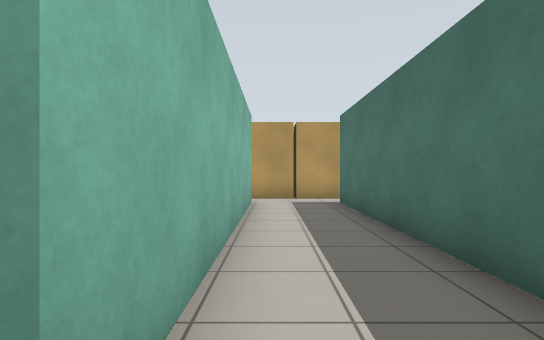
View 1 (above)

24 first-person views from a walk through a Gazebo world. The camera is 0.94 m above the floor, looks level and sees 80° across. The floor is counted in squares, 1 m on a side. Each view is taken from the middle of a square. On the plan, view 1 faces up. The plan holds only what a view shows up to about 12 squares ahead; the rest is blank. The place goes on beyond the plan. Simple patterns stand in for the simulator's built-in surfaces.

View 2
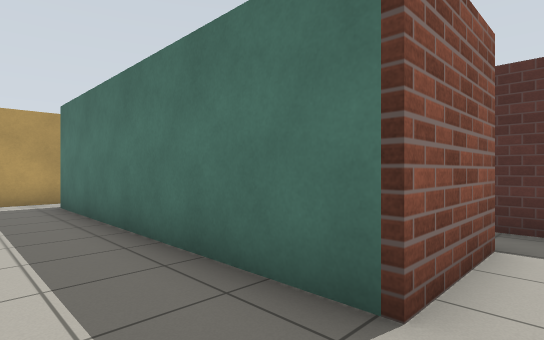

View 3
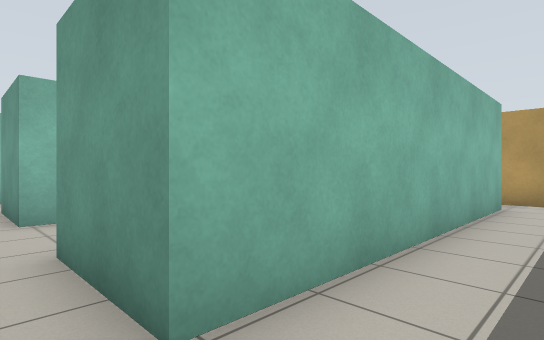

View 4
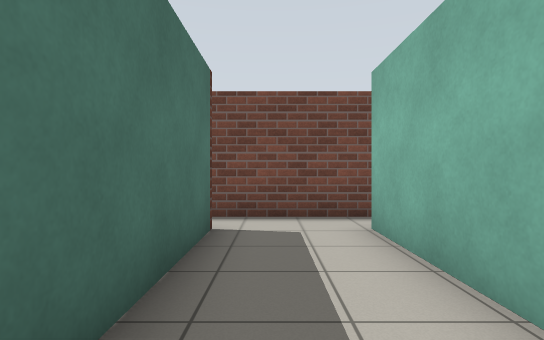

View 5
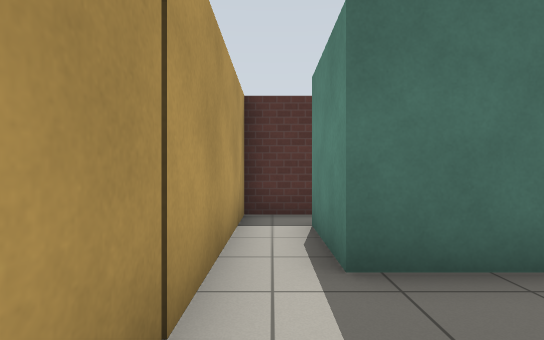

View 6
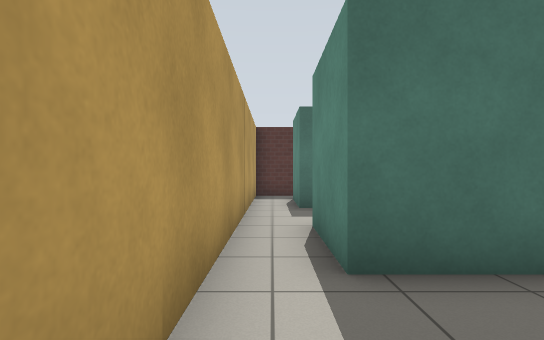

View 7
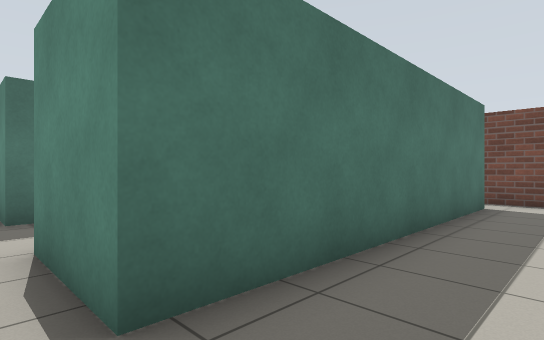

View 8
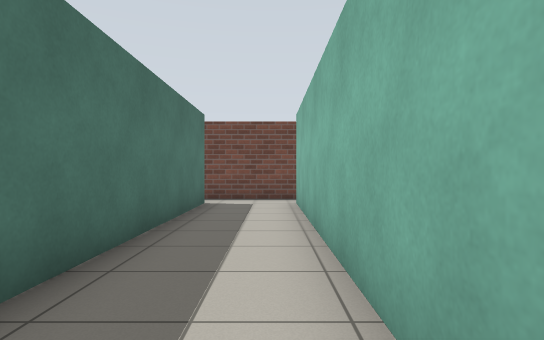

View 9
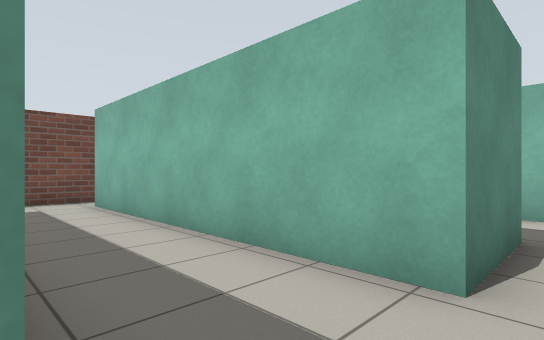

View 10
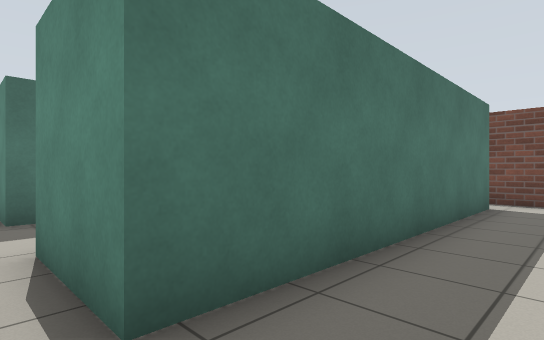

View 11
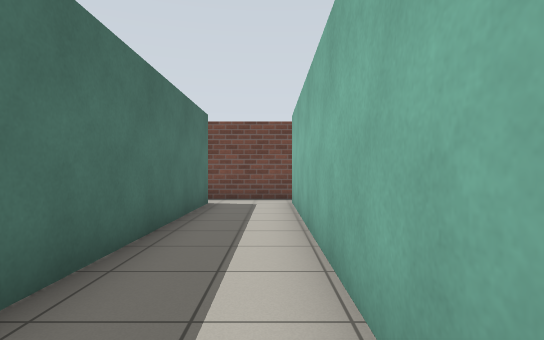

View 12
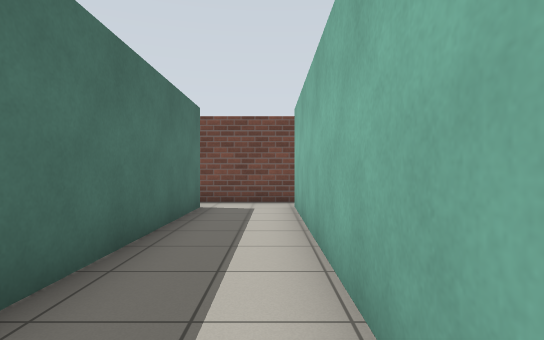

View 13
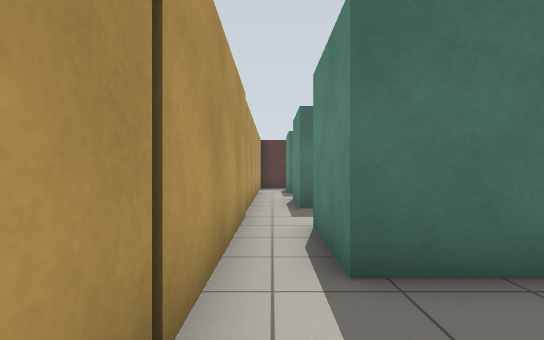

View 14
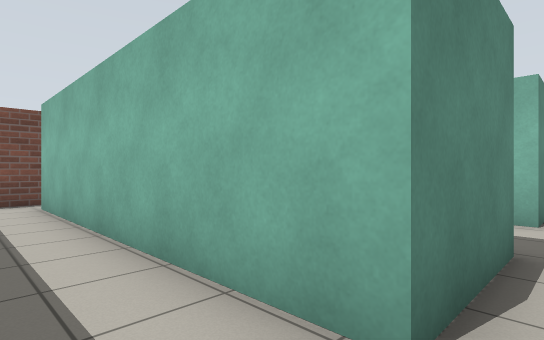

View 15
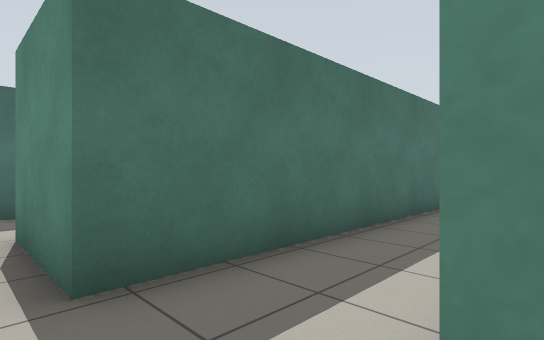

View 16
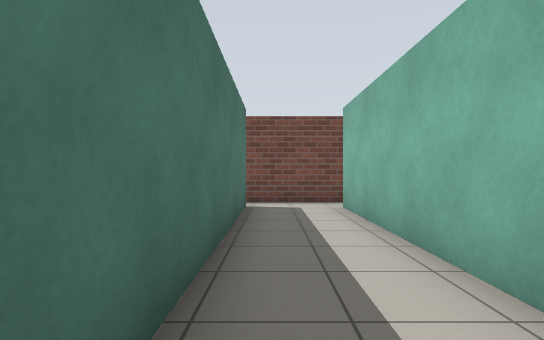

View 17
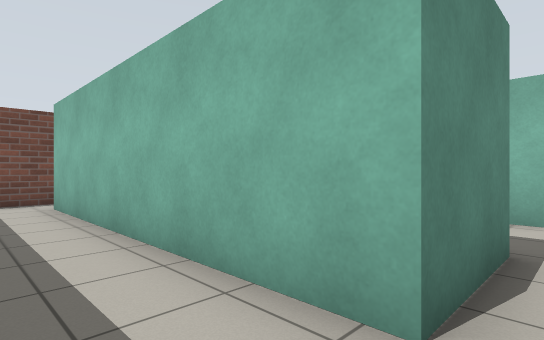

View 18
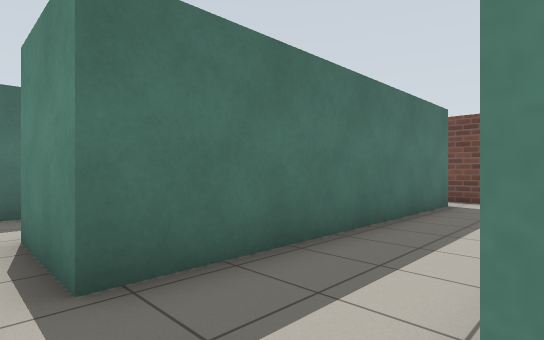

View 19
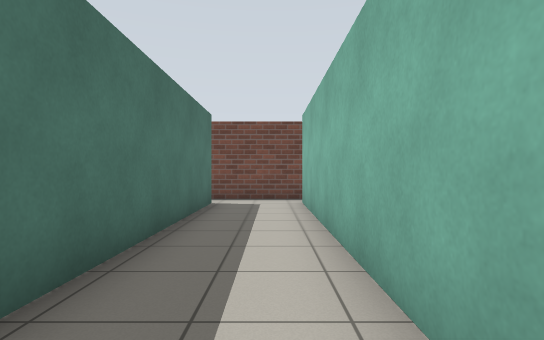

View 20
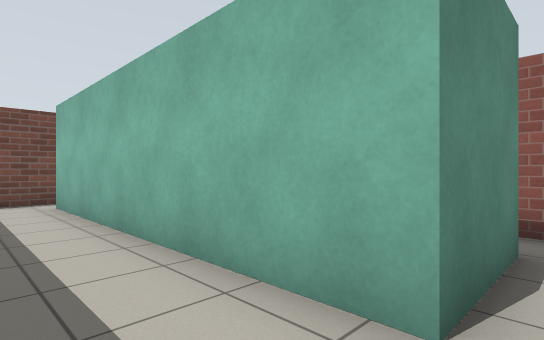

View 21
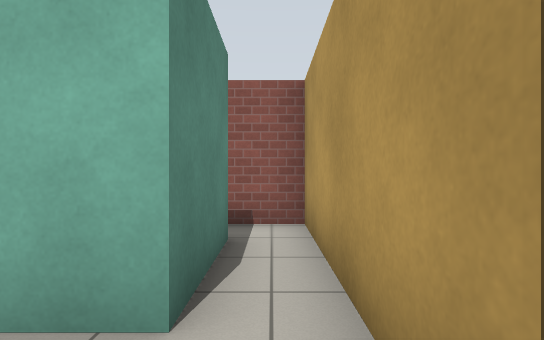

View 22
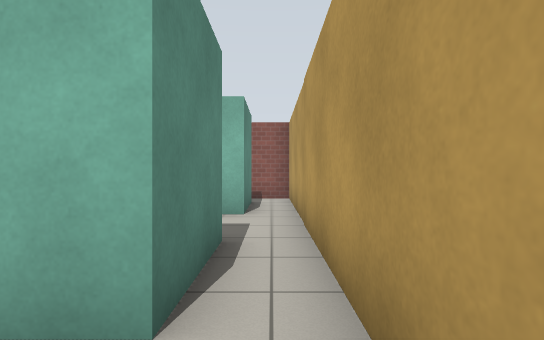

View 23
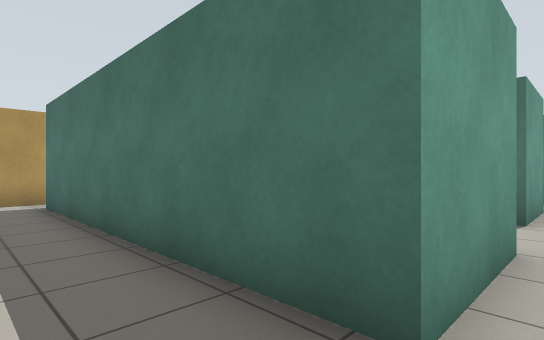

View 24
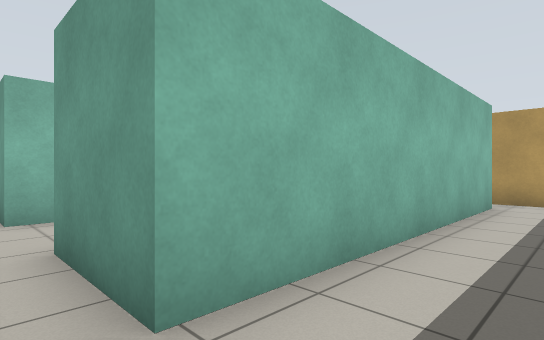

### Floor plan
Points are (right, up) in squares from view 1. A wall is a line through its corners. A room is listed if a view was taken in it or the views show most of it. See-through windows are left out.
Room 1 (views 1, 2, 3, 4)
walls: (-0.6, 9.3) (-0.6, 0.8); (4.5, 0.8) (2, 0.8) (2, 9.3) (4.5, 9.3); (-1, -0.4) (2.2, -0.4); (4.6, 10.6) (-0.4, 10.6)
ways out: opening at (-1, 0) to room 2; opening at (-1, 10) to room 2; opening at (4, 0); opening at (4, 10)
Room 2 (views 5, 7, 8, 9)
walls: (-5.7, 9.3) (-5.7, 0.8); (-0.6, 0.8) (-3.1, 0.8) (-3.1, 9.3) (-0.6, 9.3); (-6.1, -0.4) (-2.8, -0.4); (-0.4, 10.6) (-5.4, 10.6)
ways out: opening at (-1, 0) to room 1; opening at (-1, 10) to room 1; opening at (-6, 0) to room 3; opening at (-6, 10) to room 3
Room 3 (views 6, 10, 11, 12, 14)
walls: (-10.6, 9.3) (-10.6, 0.6); (-5.7, 0.8) (-8.2, 0.8) (-8.2, 9.3) (-5.7, 9.3); (-10.9, -0.4) (-7.9, -0.4); (-5.4, 10.6) (-10.4, 10.6)
ways out: opening at (-6, 0) to room 2; opening at (-6, 10) to room 2; opening at (-11, 0) to room 4; opening at (-11, 10) to room 4
Room 4 (views 13, 16, 17, 22, 23, 24)
walls: (-15.8, 9.3) (-15.8, 0.8); (-10.6, 0.6) (-13.3, 0.6) (-13.3, 9.3) (-10.6, 9.3); (-13.1, 10.6) (-15.5, 10.6); (-16.1, -0.4) (-13.2, -0.4)
ways out: opening at (-11, 0) to room 3; opening at (-11, 10) to room 3; opening at (-16, 0) to room 5; opening at (-16, 10) to room 5
Room 5 (views 15, 19, 20, 21)
walls: (-20.9, 9.3) (-20.9, 0.6); (-15.8, 0.8) (-18.3, 0.8) (-18.3, 9.3) (-15.8, 9.3); (-21.1, -0.4) (-17.9, -0.4); (-15.5, 10.6) (-20.4, 10.6)
ways out: opening at (-16, 0) to room 4; opening at (-16, 10) to room 4; opening at (-21, 10) to room 6; opening at (-20, 0)
Room 6 (view 18)
walls: (-23.4, 9.3) (-20.9, 9.3); (-20.4, 10.6) (-24.6, 10.6) (-24.6, 9.1)
ways out: opening at (-21, 10) to room 5

Positions as (right, up) in squares from view 1, and headings:
1: (0, 0), facing up
2: (0, 0), facing up-right
3: (1, 0), facing up-left
4: (1, 6), facing down
5: (-1, 10), facing right
6: (-6, 10), facing right
7: (-5, 10), facing down-right
8: (-5, 10), facing down
9: (-3, 10), facing down-left
10: (-10, 10), facing down-right
11: (-10, 10), facing down
12: (-10, 9), facing down
13: (-11, 10), facing right
14: (-9, 10), facing down-left
15: (-16, 10), facing down-right
16: (-14, 9), facing down
17: (-14, 10), facing down-left
18: (-21, 10), facing down-right
19: (-20, 10), facing down
20: (-19, 10), facing down-left
21: (-19, 10), facing left
22: (-14, 10), facing left
23: (-15, 0), facing up-right
24: (-14, 0), facing up-left
